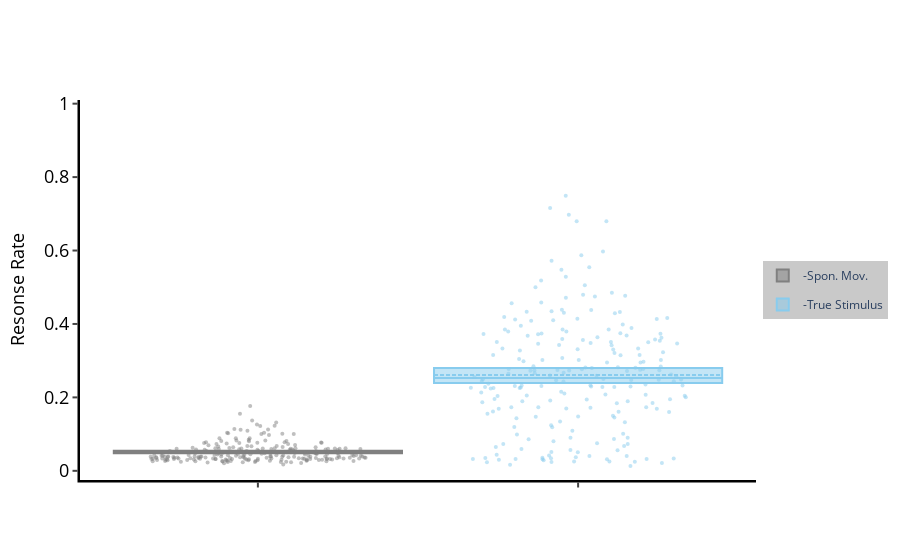

Here is the notebook cell this chart was saved with:
### Code cell
f, x = pdfp.plot_response_quantify()
f.show()

### Figure 1 — Plotly figure (JSON) as saved in the notebook; plotly's stock layout.template omitted (floating-point values rounded to 4 significant figures; data arrays with more than 128 entries replaced by an {"elided": "..."} marker saying what was removed)
{"data": [{"boxpoints": false, "jitter": 0.75, "legendgroup": "-Spon. Mov.", "marker": {"color": "grey"}, "mean": [0.05117], "median": [0.05117], "name": "-Spon. Mov.", "pointpos": 0, "q1": [0.04779], "q3": [0.05488], "showlegend": true, "type": "box", "width": 0.9, "x": ["-Spon. Mov."], "xaxis": "x"}, {"boxpoints": "all", "fillcolor": "rgba(0,0,0,0)", "jitter": 0.75, "legendgroup": "-Spon. Mov.", "line": {"color": "rgba(0,0,0,0)"}, "marker": {"color": "grey", "opacity": 0.5, "size": 4}, "name": "-Spon. Mov.", "pointpos": 0, "showlegend": false, "type": "box", "width": 0.9, "x": {"elided": "214 str values"}, "xaxis": "x", "y": {"elided": "214 float values"}}, {"boxpoints": false, "jitter": 0.75, "legendgroup": "-True Stimulus", "marker": {"color": "rgb(136, 204, 238)"}, "mean": [0.2607], "median": [0.2528], "name": "-True Stimulus", "pointpos": 0, "q1": [0.2392], "q3": [0.28], "showlegend": true, "type": "box", "width": 0.9, "x": ["-True Stimulus"], "xaxis": "x"}, {"boxpoints": "all", "fillcolor": "rgba(0,0,0,0)", "jitter": 0.75, "legendgroup": "-True Stimulus", "line": {"color": "rgba(0,0,0,0)"}, "marker": {"color": "rgb(136, 204, 238)", "opacity": 0.5, "size": 4}, "name": "-True Stimulus", "pointpos": 0, "showlegend": false, "type": "box", "width": 0.9, "x": {"elided": "214 str values"}, "xaxis": "x", "y": {"elided": "214 float values"}}], "layout": {"legend": {"bgcolor": "rgba(201, 201, 201, 1)", "bordercolor": "grey", "font": {"size": 12}, "x": 1.01, "y": 0.5}, "plot_bgcolor": "white", "title": {"text": ""}, "xaxis": {"linecolor": "black", "linewidth": 2.5, "showgrid": false, "showticklabels": false, "tickfont": {"color": "black", "size": 18}, "ticks": "outside", "tickwidth": 2, "title": {"font": {"color": "black", "size": 18}, "text": ""}, "type": "-", "zeroline": false}, "yaxis": {"dtick": 0.2, "linecolor": "black", "linewidth": 2.5, "range": [-0.025, 1.01], "rangemode": "tozero", "showgrid": false, "tick0": 0, "tickfont": {"color": "black", "size": 18}, "ticks": "outside", "tickwidth": 2, "title": {"font": {"color": "black", "size": 18}, "text": "Resonse Rate"}, "type": "-", "zeroline": false}}}
